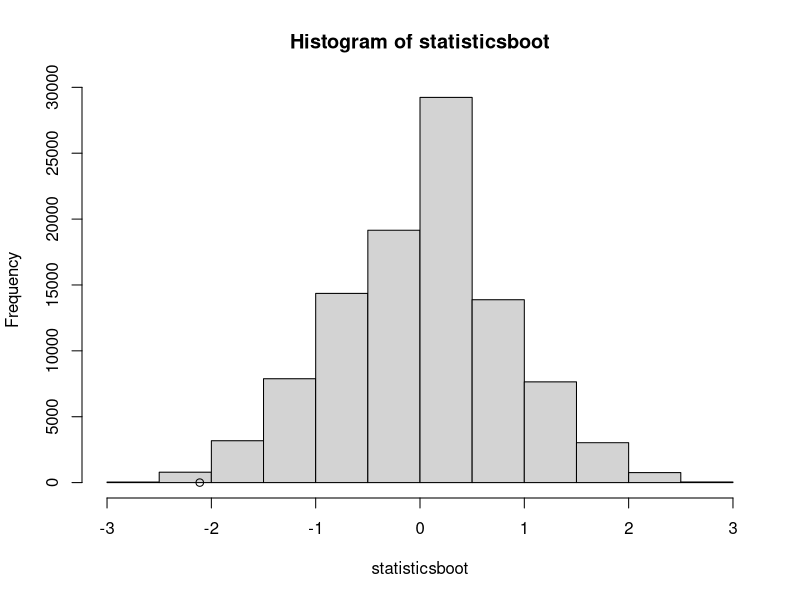

Here is the R script that generated this plot:
nrepl=100000

data1=c(1,4,3,2,5,3,2,4)
data2=c(4,5,3,4,5,6,7,4,8)

#data1=rnorm(35) #fake data - example of no difference
#data2=rnorm(20)

statistics=mean(data1)-mean(data2) #other statistics possible
n1=length(data1)
n2=length(data2)

statisticsboot=numeric(nrepl)
for (i in 1:nrepl){
  pooldata=sample(c(data1,data2),n1+n2)
  data1boot=pooldata[1:n1]
  data2boot=pooldata[(n1+1):(n1+n2)]
  
  statisticsboot[i]=mean(data1boot)-mean(data2boot) #same as above
}


hist(statisticsboot)
points(statistics,0)

print(mean(statisticsboot<statistics))